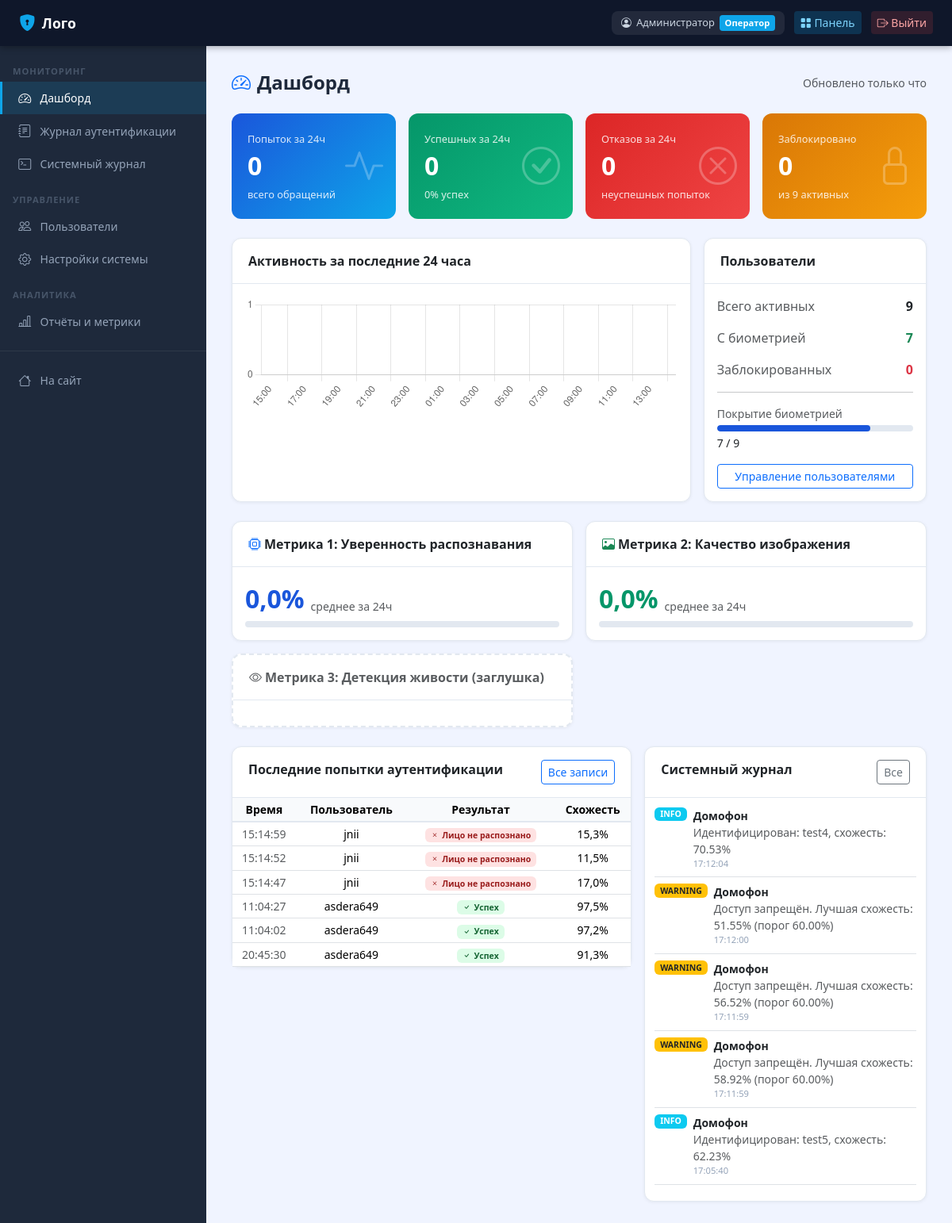
The app's page /operator/ (signed in), older data.
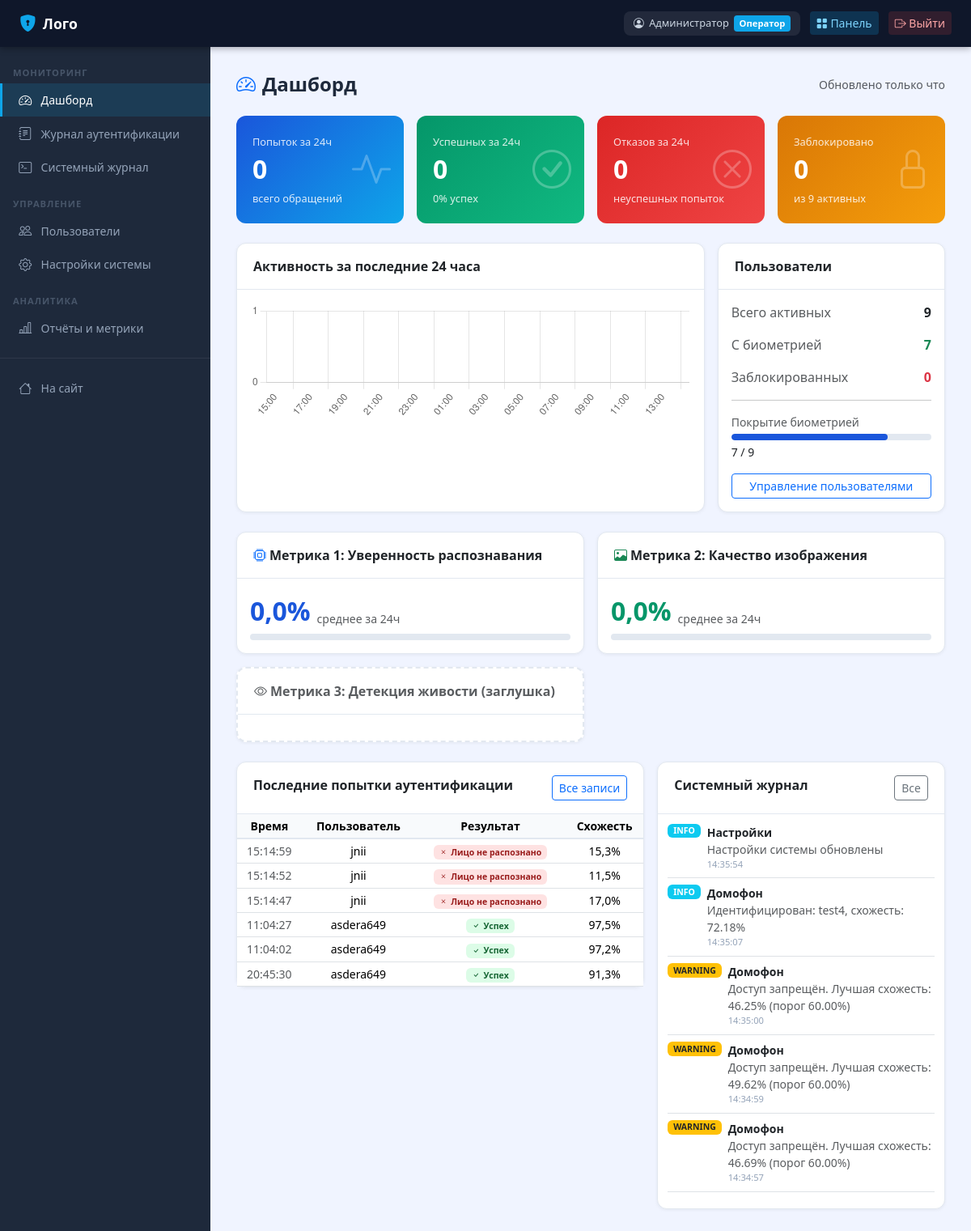
The same page, newer data.
### apps/biometric/models.py (models this page shows, shortened)
class AuthenticationLog(models.Model):
    RESULT_SUCCESS = 'success'
    RESULT_FAIL_QUALITY = 'fail_quality'
    RESULT_FAIL_NO_FACE = 'fail_no_face'
    RESULT_FAIL_RECOGNITION = 'fail_recognition'
    RESULT_FAIL_LIVENESS = 'fail_liveness'
    RESULT_FAIL_LOCKED = 'fail_locked'
    RESULT_CHOICES = [
        (RESULT_SUCCESS, 'Успех'),
        (RESULT_FAIL_QUALITY, 'Низкое качество изображения'),
        (RESULT_FAIL_NO_FACE, 'Лицо не обнаружено'),
        (RESULT_FAIL_RECOGNITION, 'Лицо не распознано'),
        (RESULT_FAIL_LIVENESS, 'Проверка живости не пройдена'),
        (RESULT_FAIL_LOCKED, 'Аккаунт заблокирован'),
    ]
    user = models.ForeignKey(
        settings.AUTH_USER_MODEL, on_delete=models.SET_NULL,
        null=True, blank=True, related_name='auth_logs', verbose_name='Пользователь'
    )
    attempted_username = models.CharField('Введённый логин', max_length=150, blank=True)
    timestamp = models.DateTimeField('Время', auto_now_add=True, db_index=True)
    result = models.CharField('Результат', max_length=30, choices=RESULT_CHOICES)
    recognition_confidence = models.FloatField('Уверенность распознавания', default=0.0)
    quality_score = models.FloatField('Оценка качества', default=0.0)
    liveness_score = models.FloatField('Оценка живости (заглушка)', null=True, blank=True)
    failure_reason = models.TextField('Причина отказа', null=True, blank=True)
    ip_address = models.GenericIPAddressField('IP-адрес', null=True, blank=True)
    user_agent = models.CharField('User-Agent', max_length=500, blank=True)
    class Meta:
        verbose_name = 'Журнал аутентификации'
        verbose_name_plural = 'Журнал аутентификации'
        ordering = ['-timestamp']

class SystemLog(models.Model):
    LEVEL_INFO = 'INFO'
    LEVEL_WARNING = 'WARNING'
    LEVEL_ERROR = 'ERROR'
    LEVEL_CHOICES = [
        (LEVEL_INFO, 'Информация'),
        (LEVEL_WARNING, 'Предупреждение'),
        (LEVEL_ERROR, 'Ошибка'),
    ]
    timestamp = models.DateTimeField('Время', auto_now_add=True, db_index=True)
    level = models.CharField('Уровень', max_length=10, choices=LEVEL_CHOICES, default=LEVEL_INFO)
    component = models.CharField('Компонент', max_length=100)
    message = models.TextField('Сообщение')
    user = models.ForeignKey(
        settings.AUTH_USER_MODEL, on_delete=models.SET_NULL,
        null=True, blank=True, verbose_name='Пользователь'
    )
    extra_data = models.JSONField('Доп. данные', null=True, blank=True)
    class Meta:
        verbose_name = 'Системный лог'
        verbose_name_plural = 'Системные логи'
        ordering = ['-timestamp']

### apps/operator/views.py (the view)
    @login_required
    def wrapped(request, *args, **kwargs):
        if not request.user.is_operator and not request.user.is_superuser:
            messages.error(request, 'Доступ запрещён. Требуются права оператора.')
            return redirect('home')
        return view_func(request, *args, **kwargs)

### apps/accounts/models.py (called while the page is built)
    def get_full_name_ru(self):
        parts = [self.last_name, self.first_name, self.patronymic]
        return ' '.join(p for p in parts if p) or self.username

### apps/operator/views.py (called while the page is built)
def operator_required(view_func):
    @login_required
    def wrapped(request, *args, **kwargs):
        if not request.user.is_operator and not request.user.is_superuser:
            messages.error(request, 'Доступ запрещён. Требуются права оператора.')
            return redirect('home')
        return view_func(request, *args, **kwargs)
    return wrapped

### templates/operator/dashboard.html (shortened to what the changed rows need)
{% extends "operator/base_operator.html" %}
{% block op_content %}
<div class="page-header">
  <h1><i class="bi bi-speedometer2 me-2 text-primary"></i>Дашборд</h1>
</div>
<div class="row g-3">
  <div class="col-lg-7">
    <div class="card">
      <div style="overflow-x:auto">
        <table class="table table-sm mb-0 text-center">
          <thead><tr><th>Время</th><th>Пользователь</th><th>Результат</th><th>Схожесть</th></tr></thead>
          <tbody>
            {% for log in recent_logs %}
            <tr>
              <td class="text-muted">{{ log.timestamp|date:"H:i:s" }}</td>
              <td>{{ log.attempted_username }}</td>
              <td>
                {% if log.result == 'success' %}
                  <span class="badge badge-success"><i class="bi bi-check me-1"></i>Успех</span>
                {% else %}
                  <span class="badge badge-danger"><i class="bi bi-x me-1"></i>{{ log.get_result_display }}</span>
                {% endif %}
              </td>
              <td>{{ log.recognition_confidence|floatformat:1 }}%</td>
            </tr>
            {% empty %}<tr><td colspan="4" class="text-center text-muted py-3">Нет данных</td></tr>{% endfor %}
          </tbody>
        </table>
      </div>
    </div>
  </div>
  <div class="col-lg-5">
    <div class="card">
      <div style="padding:.75rem">
        {% for log in recent_system_logs %}
        <div class="d-flex gap-2 mb-2 pb-2 border-bottom small">
          <span class="badge {% if log.level == 'ERROR' %}bg-danger{% elif log.level == 'WARNING' %}bg-warning text-dark{% else %}bg-info{% endif %}" style="height:fit-content">{{ log.level }}</span>
          <div>
            <div class="fw-semibold">{{ log.component }}</div>
            <div class="text-muted">{{ log.message|truncatechars:60 }}</div>
            <div style="font-size:.7rem;color:#94a3b8">{{ log.timestamp|date:"H:i:s" }}</div>
          </div>
        </div>
        {% empty %}<div class="text-center text-muted py-3 small">Нет записей</div>{% endfor %}
      </div>
    </div>
  </div>
</div>
{% endblock %}
{% block extra_js %}
<script>
const hourlyData = {{ hourly_data|safe }};
new Chart(document.getElementById('hourlyChart'), {
  type: 'bar',
  data: {
    labels: hourlyData.map(d => d.hour),
    datasets: [{
      label: 'Попыток',
      data: hourlyData.map(d => d.count),
      backgroundColor: 'rgba(26,86,219,.7)',
      borderRadius: 4,
    }]
  },
  options: {
    responsive: true,
    plugins: { legend: { display: false } },
    scales: { y: { beginAtZero: true, ticks: { stepSize: 1 } } }
  }
});
</script>
{% endblock %}

Row changes from the older to the newer data that the page shows:
no longer on this page (row unchanged): SystemLog: level "INFO", component "Домофон", message "Идентифицирован: test4, схожесть: 70.53%", timestamp "17:12:04"
no longer on this page (row unchanged): SystemLog: level "WARNING", component "Домофон", message "Доступ запрещён. Лучшая схожесть: 51.55% (порог 60.00%)", timestamp "17:12:00"
no longer on this page (row unchanged): SystemLog: level "WARNING", component "Домофон", message "Доступ запрещён. Лучшая схожесть: 56.52% (порог 60.00%)", timestamp "17:11:59"
no longer on this page (row unchanged): SystemLog: level "WARNING", component "Домофон", message "Доступ запрещён. Лучшая схожесть: 58.92% (порог 60.00%)", timestamp "17:11:59"
no longer on this page (row unchanged): SystemLog: level "INFO", component "Домофон", message "Идентифицирован: test5, схожесть: 62.23%", timestamp "17:05:40"
added SystemLog: level "INFO", component "Настройки", message "Настройки системы обновлены", timestamp "14:35:54"
added SystemLog: level "INFO", component "Домофон", message "Идентифицирован: test4, схожесть: 72.18%", timestamp "14:35:07"
added SystemLog: level "WARNING", component "Домофон", message "Доступ запрещён. Лучшая схожесть: 46.25% (порог 60.00%)", timestamp "14:35:00"
added SystemLog: level "WARNING", component "Домофон", message "Доступ запрещён. Лучшая схожесть: 49.62% (порог 60.00%)", timestamp "14:34:59"
added SystemLog: level "WARNING", component "Домофон", message "Доступ запрещён. Лучшая схожесть: 46.69% (порог 60.00%)", timestamp "14:34:57"
